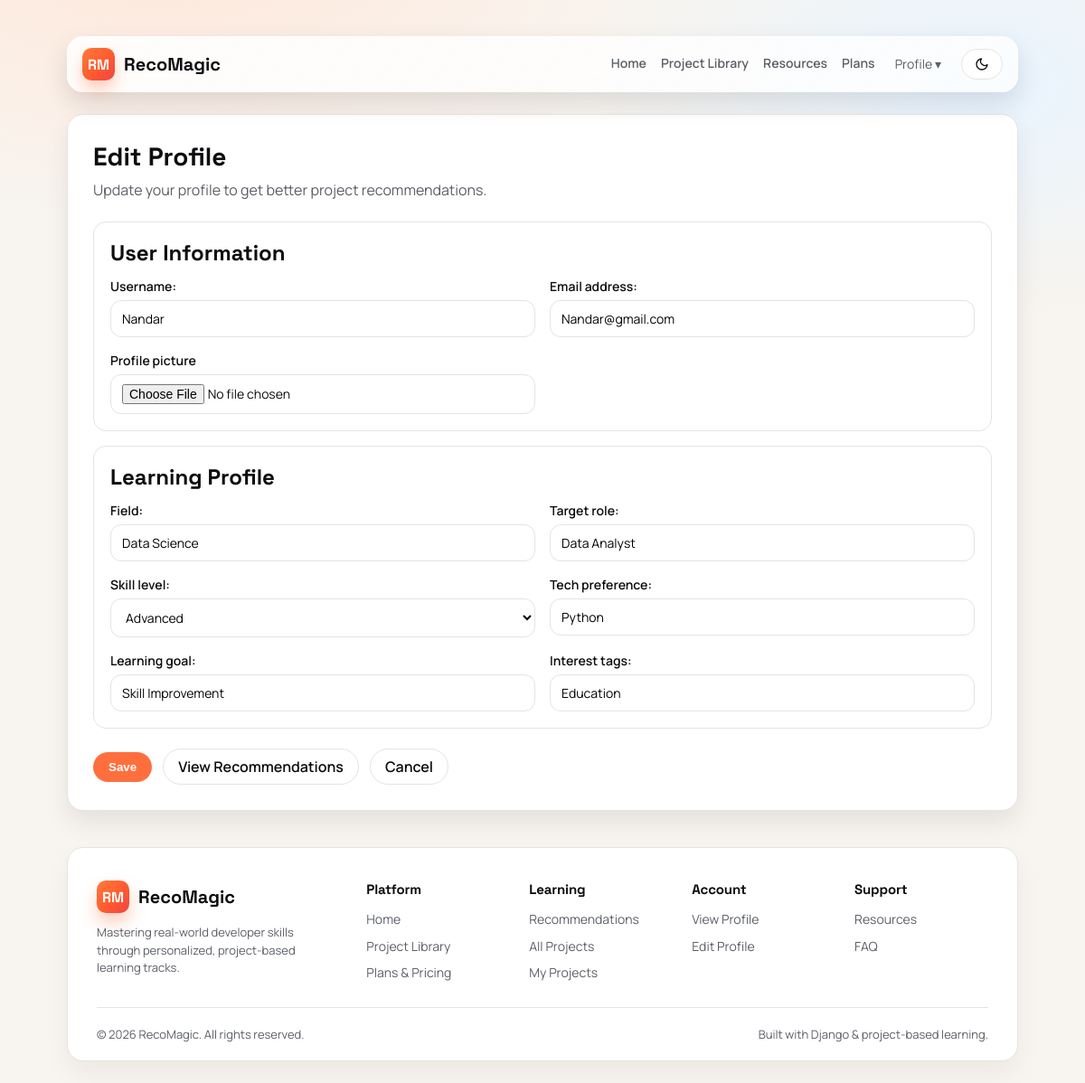
The app's page /profile/edit/ (signed in) with its own data.
### users/models.py (models this page shows, shortened)
class UserProfile(models.Model):
    objects = None
    SKILL_LEVEL_CHOICES = [
        ("beginner", "Beginner"),
        ("intermediate", "Intermediate"),
        ("advanced", "Advanced"),
    ]
    user = models.OneToOneField(settings.AUTH_USER_MODEL, on_delete=models.CASCADE)
    field = models.CharField(max_length=100)
    target_role = models.CharField(max_length=100)
    skill_level = models.CharField(max_length=20, choices=SKILL_LEVEL_CHOICES)
    tech_preference = models.CharField(max_length=100)
    learning_goal = models.CharField(max_length=100)
    interest_tags = models.CharField(max_length=200, help_text="Comma separated tags")
    profile_picture = models.FileField(upload_to="profile_pictures/", blank=True, null=True)

### users/views.py (the view)
# urls.py: path("profile/edit/", views.profile_create_or_update, name="profile_edit"),
@login_required
def profile_create_or_update(request):
    profile = UserProfile.objects.filter(user=request.user).first()
    if request.method == "POST":
        account_form = UserAccountForm(request.POST, instance=request.user)
        profile_form = UserProfileForm(request.POST, request.FILES, instance=profile)
        if account_form.is_valid() and profile_form.is_valid():
            account_form.save()
            user_profile = profile_form.save(commit=False)
            user_profile.user = request.user
            user_profile.save()
            return redirect(f"{reverse('profile_view')}?saved=1")
    else:
        account_form = UserAccountForm(instance=request.user)
        profile_form = UserProfileForm(instance=profile)
    return render(
        request,
        "users/profile_form.html",
        {
            "account_form": account_form,
            "profile_form": profile_form,
            "profile": profile,
        },
    )

### users/forms.py
class UserAccountForm(forms.ModelForm):
    class Meta:
        model = User
        fields = ["username", "email"]

class UserProfileForm(forms.ModelForm):
    def __init__(self, *args, **kwargs):
        super().__init__(*args, **kwargs)
        self.fields["field"].widget.attrs.update({"placeholder": "e.g. Data Science"})
        self.fields["target_role"].widget.attrs.update({"placeholder": "e.g. Data Analyst"})
        self.fields["tech_preference"].widget.attrs.update({"placeholder": "e.g. Python, SQL, Power BI"})
        self.fields["learning_goal"].widget.attrs.update({"placeholder": "e.g. Skill Improvement"})
        self.fields["interest_tags"].widget.attrs.update({"placeholder": "e.g. E-commerce, Finance, Healthcare"})
    class Meta:
        model = UserProfile
        fields = [
            "profile_picture",
            "field",
            "target_role",
            "skill_level",
            "tech_preference",
            "learning_goal",
            "interest_tags",
        ]
        widgets = {
            "profile_picture": forms.FileInput(attrs={"accept": "image/*"}),
        }

### users/templates/users/profile_form.html (shortened to what this page needs)
{% extends "users/base.html" %}
{% block content %}
<h1 class="page-title">Edit Profile</h1>
<p class="page-sub">Update your profile to get better project recommendations.</p>
<form method="POST" enctype="multipart/form-data">
    <div class="profile-edit-stack">
        <section class="profile-edit-card">
            <h3>User Information</h3>
            <div class="form-grid">
                {% for field in account_form %}
                    <div class="field-group">
                        {{ field.label_tag }}
                        {{ field }}
                    </div>
                {% endfor %}
                <div class="field-group">
                    <label for="id_profile_picture">Profile picture</label>
                    <input id="id_profile_picture" name="profile_picture" type="file" accept="image/*" />
                </div>
            </div>
        </section>
        <section class="profile-edit-card">
            <h3>Learning Profile</h3>
            <div class="form-grid">
                {% for field in profile_form %}
                    {% if field.name != "profile_picture" %}
                        <div class="field-group">
                            {{ field.label_tag }}
                            {{ field }}
                        </div>
                    {% endif %}
                {% endfor %}
            </div>
        </section>
    </div>
    <div class="form-actions" style="margin-top: 22px;">
        <button class="btn btn-primary" type="submit">Save</button>
        <a class="btn" href="{% url 'recommendations' %}">View Recommendations</a>
        <a class="btn" href="{% url 'profile_view' %}">Cancel</a>
    </div>
</form>
{% endblock %}

### users/templates/users/profile_form.html (style rules this page uses)
.profile-edit-stack { display: grid; gap: 16px; }
.profile-edit-card { border: 1px solid var(--stroke); border-radius: 14px; padding: 18px; background: var(--surface); }
.profile-edit-card h3 { margin: 0 0 12px; font-family: "Space Grotesk", sans-serif; font-size: 24px; }

### users/templates/users/base.html (style rules this page uses)
:root { --ink: #0c0d0f; --muted: #5b5f66; --accent: #ff6f3d; --surface: #ffffff; --stroke: #e7e3df; --bg: #f8f4ef; --glow-a: #ffe8db; --glow-b: #e8f4ff; }
* { box-sizing: border-box; }
body { margin: 0; font-family: "Manrope", sans-serif; color: var(--ink); background: radial-gradient(900px 480px at 15% -5%, var(--glow-a) 0, transparent 62%), radial-gradient(700px 420px at 90% 8%, var(--glow-b) 0, transparent 60%), var(--bg); }
a { color: inherit; text-decoration: none; }
.btn { border: 1px solid var(--stroke); padding: 8px 16px; border-radius: 999px; background: var(--surface); font-weight: 600; color: var(--ink); cursor: pointer; transition: transform 0.2s ease, box-shadow 0.2s ease; }
.btn-primary { background: var(--accent); color: #fff; border-color: transparent; }
.form-grid { display: grid; grid-template-columns: repeat(2, minmax(0, 1fr)); gap: 16px; }
.field-group { display: flex; flex-direction: column; gap: 6px; font-size: 14px; }
.field-group label { font-weight: 600; }
.field-group input, .field-group select, .field-group textarea { border: 1px solid var(--stroke); border-radius: 12px; padding: 10px 12px; font-size: 14px; font-family: inherit; background: var(--surface); }
.form-actions { display: flex; gap: 12px; align-items: center; margin-top: 18px; flex-wrap: wrap; }
.page-title { font-family: "Space Grotesk", sans-serif; font-size: 28px; margin: 0 0 8px; }
.page-sub { color: var(--muted); margin: 0 0 24px; }

### records on screen
UserProfile: profile_form "Data Science" "Data Analyst" "Advanced" "Python" "Skill Improvement" "Education"

### other values on screen
{{ field.label_tag }} "Username:" "Email address:"
{{ field.label_tag }} "Field:" "Target role:" "Skill level:" "Tech preference:" "Learning goal:" "Interest tags:"
